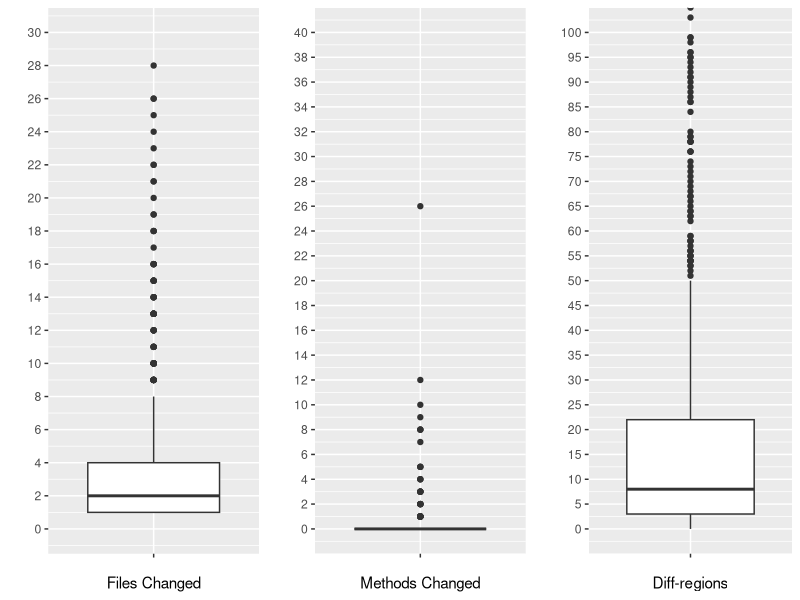
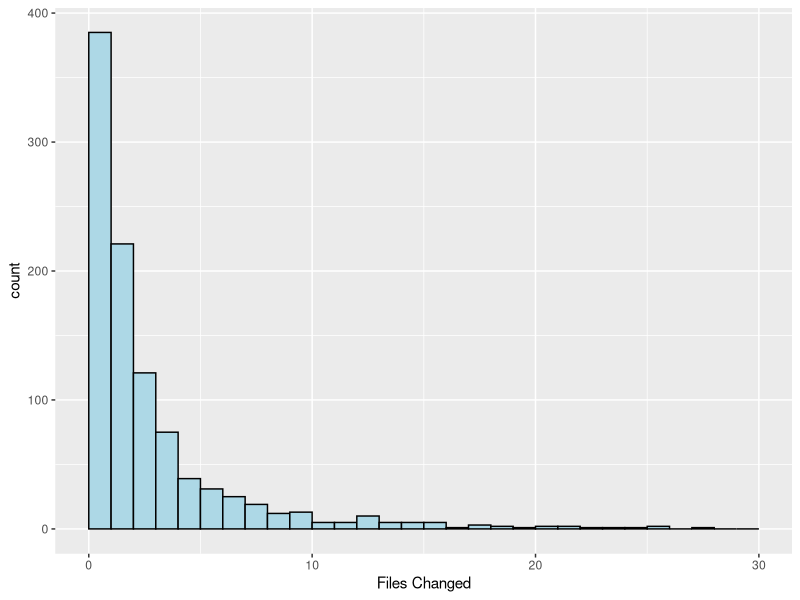
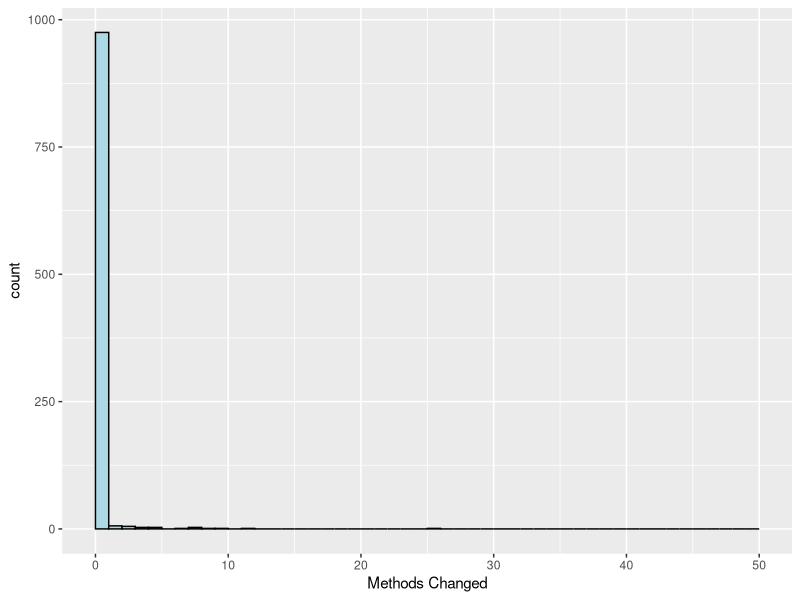
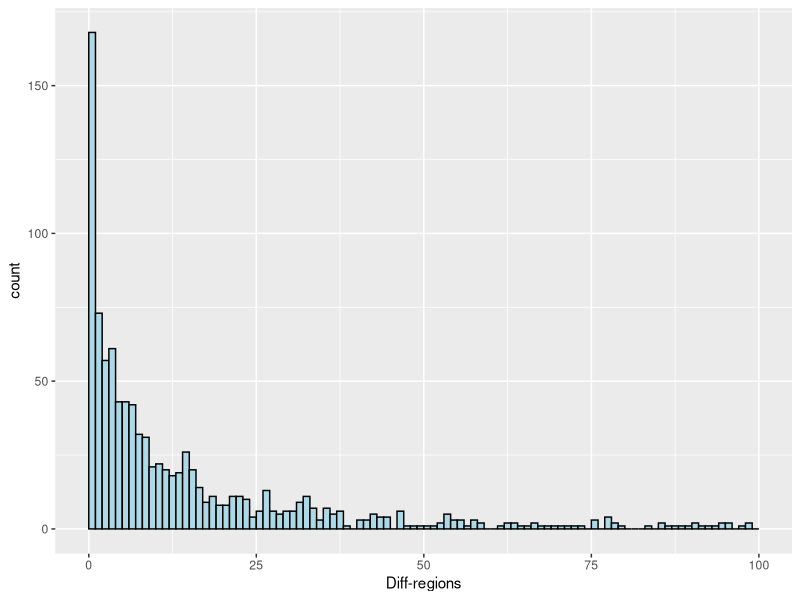
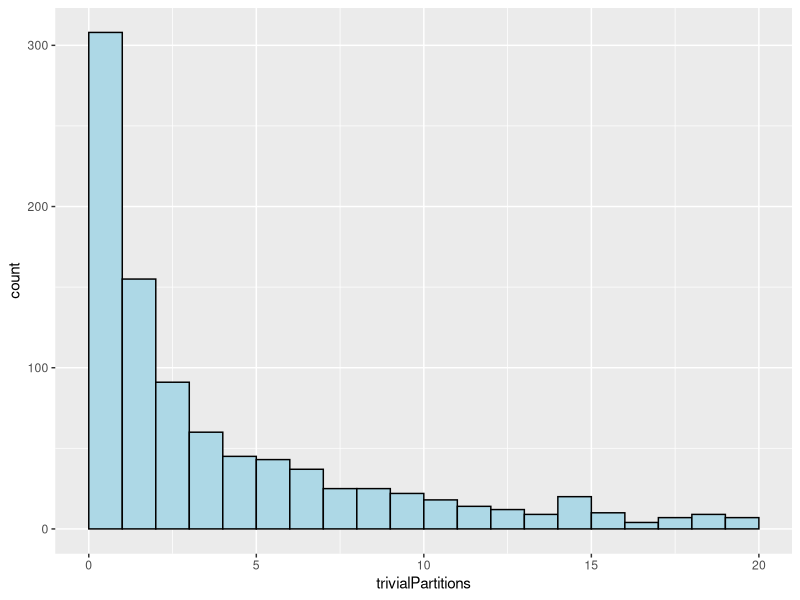
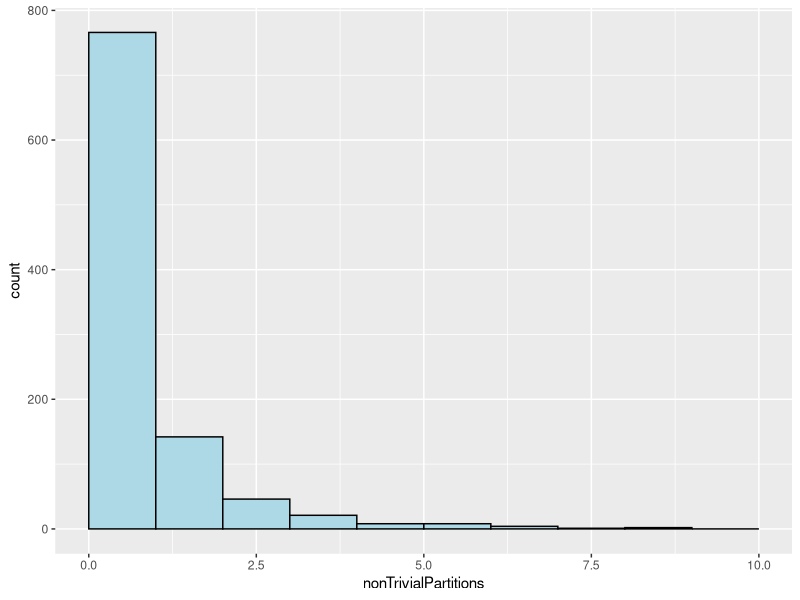

Recreate these plots in R, in order.
## ---- chunk 1
library(dplyr)
library(ggplot2)
library(grid)
library(scales)
summ <- read.csv("data/allSummary.csv")
partitions <- read.csv("data/allPartitions.csv")

pullRequests <- select(summ, projectName, pullRequestId)

trivialPartitions <- select(summ, trivialPartitions)

nonTrivialPartitions <- select(summ, nonTrivialPartitions)
## ---- chunk 2
filesChanged <- select(summ, projectName, pullRequestId, filesChanged = sourceFiles)
enclosingMethods <- partitions %>%
  select(projectName, pullRequestId, enclosingMethodDefId) %>%
  distinct() %>%
  filter(enclosingMethodDefId != "null")
methodsChanged <-left_join(pullRequests, enclosingMethods, by=c("projectName", "pullRequestId")) %>%
  group_by(projectName, pullRequestId) %>%
  summarise(methodsChanged = sum(!is.na(enclosingMethodDefId)))
diffRegions <- select(summ, projectName, pullRequestId, diffRegions = diffs)

filesChangedBoxplot = ggplot(filesChanged, aes(x="", y=filesChanged)) +
  geom_boxplot() +
  coord_cartesian(ylim=c(0,30)) +
  scale_y_continuous(breaks=seq(0, 30, by=2)) +
  xlab("Files Changed") +
  ylab("")
methodsChangedBoxplot = ggplot(methodsChanged, aes(x="", y=methodsChanged)) +
  geom_boxplot() +
  coord_cartesian(ylim=c(0,40)) +
  scale_y_continuous(breaks=seq(0, 40, by=2)) +
  xlab("Methods Changed") +
  ylab("")
diffRegionsBoxplot = ggplot(diffRegions, aes(x="", y=diffRegions)) +
  geom_boxplot() +
  coord_cartesian(ylim=c(0, 100)) +
  scale_y_continuous(breaks=seq(0, 100, by=5)) +
  xlab("Diff-regions") +
  ylab("")
pushViewport(viewport(layout = grid.layout(1, 3)))
print(filesChangedBoxplot, vp = viewport(layout.pos.row = 1, layout.pos.col = 1))
print(methodsChangedBoxplot, vp = viewport(layout.pos.row = 1, layout.pos.col = 2))
print(diffRegionsBoxplot, vp = viewport(layout.pos.row = 1, layout.pos.col = 3))
## ---- chunk 3
ggplot(filesChanged, aes(x=filesChanged)) + geom_histogram(breaks=seq(0, 30, by=1), col="black", fill="lightblue") + xlab("Files Changed")
## ---- chunk 4
quantile(x=filesChanged$filesChanged, probs=seq(0.05, 1, 0.05))
filesChangedECDF = ecdf(filesChanged$filesChanged)
## ---- chunk 5
ggplot(methodsChanged, aes(x=methodsChanged)) + geom_histogram(breaks=seq(0, 50, by=1), col="black", fill="lightblue") + xlab("Methods Changed")
## ---- chunk 6
methodsChangedQuantiles <- quantile(x=methodsChanged$methodsChanged, probs=seq(0.05, 1, 0.05))
print(methodsChangedQuantiles)
methodsChangedECDF <- ecdf(methodsChanged$methodsChanged)
## ---- chunk 7
ggplot(diffRegions, aes(x=diffRegions)) + geom_histogram(breaks=seq(0, 100, by=1), col="black", fill="lightblue") + xlab("Diff-regions")
## ---- chunk 8
diffRegionsQuantiles <- quantile(x=diffRegions$diffRegions, probs=seq(0.05, 1, 0.05))
print(diffRegionsQuantiles)
diffRegionsECDF <- ecdf(diffRegions$diffRegions)
## ---- chunk 9
ggplot(data=summ, aes(trivialPartitions)) + geom_histogram(breaks=seq(0, 20, by=1), col="black", fill="lightblue")
summary(summ$trivialPartitions)
## ---- chunk 10
ggplot(data=nonTrivialPartitions, aes(nonTrivialPartitions)) + geom_histogram(breaks=seq(0, 10, by=1), col="black", fill="lightblue")
summary(nonTrivialPartitions$nonTrivialPartitions)
